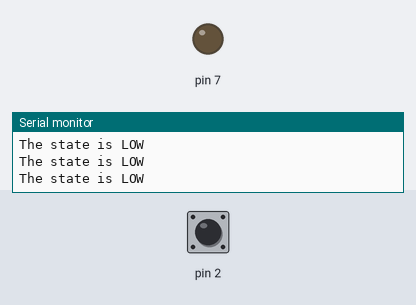
This sketch was run on a simulated Arduino Uno, built with avr-gcc and run on an emulated ATmega328P. Shown: output pins drawn as LEDs (lit = HIGH), the last lines printed to the serial monitor. Dashed ring = blinking. The inputs (shaded band) are chosen by the test bench; at power-on: pin 2 LOW.

Above: at 1.2 s.
1.3 s: pin 2 driven HIGH
At 2.2 s:
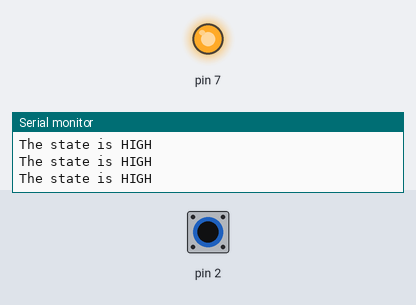
2.8 s: pin 2 driven LOW
At 3.4 s:
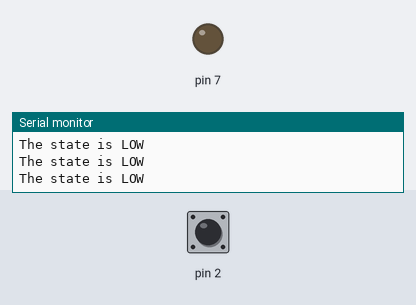
5.8 s: pin 2 pulsed HIGH 2 times (0.12 s each, 0.3 s apart)
At 5.89 s:
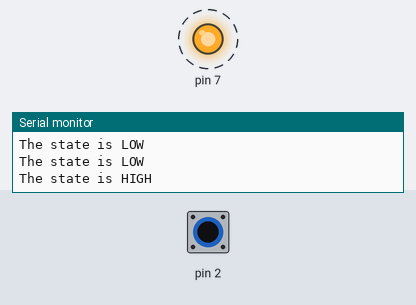
Timing chart, 0 to 8.8 s (numbered marks = the images above; inputs shaded):
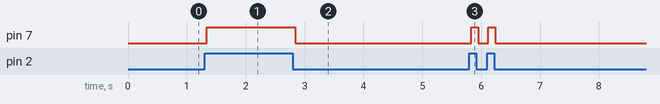

Measured:
- after the input at 1.3 s, pin 7: LOW → HIGH at once
- after the input at 2.8 s, pin 7: HIGH → LOW at once
- after the input at 5.8 s, pin 7: alternates HIGH for 0.12 s and LOW for 0.17 s, 4 changes in all, then stays LOW, starting at once

The sketch:

vbutton.ino
```cpp
int buttonState = 0;
void setup() {
  // put your setup code here, to run once:
  pinMode(2, INPUT);
  pinMode(7,  OUTPUT);
  Serial.begin(9600);
}

void loop() {
  // put your main code here, to run repeatedly:
  buttonState = digitalRead(2);


  if (buttonState == HIGH){
    Serial.println("The state is HIGH");
    digitalWrite(7, HIGH);
  }
  else
  {
    Serial.println("The state is LOW");
    digitalWrite(7, LOW);
  }
}
```
